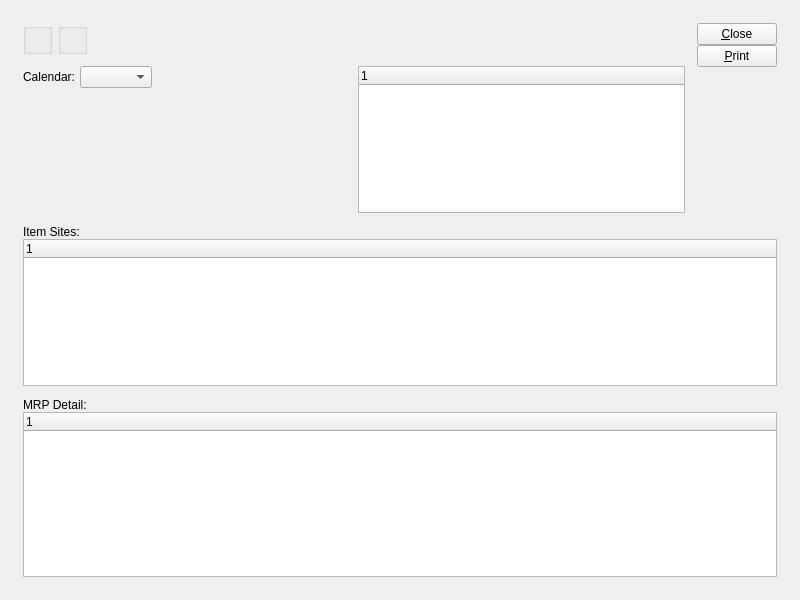
<?xml version="1.0" encoding="UTF-8"?>
<ui version="4.0">
 <comment>This file is part of the xTuple ERP: PostBooks Edition, a free and
open source Enterprise Resource Planning software suite,
Copyright (c) 1999-2011 by OpenMFG LLC, d/b/a xTuple.
It is licensed to you under the Common Public Attribution License
version 1.0, the full text of which (including xTuple-specific Exhibits)
is available at www.xtuple.com/CPAL.  By using this software, you agree
to be bound by its terms.</comment>
 <class>dspMRPDetail</class>
 <widget class="QWidget" name="dspMRPDetail">
  <property name="geometry">
   <rect>
    <x>0</x>
    <y>0</y>
    <width>800</width>
    <height>600</height>
   </rect>
  </property>
  <property name="windowTitle">
   <string>MRP Detail</string>
  </property>
  <layout class="QGridLayout" name="gridLayout_2">
   <item row="0" column="0">
    <layout class="QGridLayout" name="gridLayout">
     <property name="margin">
      <number>12</number>
     </property>
     <property name="spacing">
      <number>12</number>
     </property>
     <item row="0" column="0">
      <layout class="QHBoxLayout" name="horizontalLayout">
       <item>
        <widget class="WarehouseGroup" name="_warehouse">
         <property name="title">
          <string/>
         </property>
         <property name="fixedSize">
          <bool>false</bool>
         </property>
        </widget>
       </item>
       <item>
        <widget class="ParameterGroup" name="_plannerCode">
         <property name="title">
          <string/>
         </property>
         <property name="fixedSize">
          <bool>false</bool>
         </property>
        </widget>
       </item>
       <item>
        <spacer name="horizontalSpacer">
         <property name="orientation">
          <enum>Qt::Horizontal</enum>
         </property>
         <property name="sizeHint" stdset="0">
          <size>
           <width>0</width>
           <height>20</height>
          </size>
         </property>
        </spacer>
       </item>
      </layout>
     </item>
     <item row="0" column="1" rowspan="2">
      <layout class="QVBoxLayout">
       <property name="spacing">
        <number>0</number>
       </property>
       <item>
        <layout class="QVBoxLayout">
         <property name="spacing">
          <number>0</number>
         </property>
         <item>
          <widget class="QPushButton" name="_close">
           <property name="text">
            <string>&amp;Close</string>
           </property>
          </widget>
         </item>
         <item>
          <widget class="QPushButton" name="_print">
           <property name="text">
            <string>&amp;Print</string>
           </property>
          </widget>
         </item>
        </layout>
       </item>
       <item>
        <spacer name="Spacer36">
         <property name="orientation">
          <enum>Qt::Vertical</enum>
         </property>
         <property name="sizeType">
          <enum>QSizePolicy::Expanding</enum>
         </property>
         <property name="sizeHint" stdset="0">
          <size>
           <width>20</width>
           <height>0</height>
          </size>
         </property>
        </spacer>
       </item>
      </layout>
     </item>
     <item row="1" column="0">
      <layout class="QHBoxLayout">
       <property name="spacing">
        <number>7</number>
       </property>
       <item>
        <layout class="QVBoxLayout">
         <property name="spacing">
          <number>0</number>
         </property>
         <item>
          <layout class="QHBoxLayout">
           <property name="spacing">
            <number>5</number>
           </property>
           <item>
            <widget class="QLabel" name="_calendarLit">
             <property name="text">
              <string>Calendar:</string>
             </property>
             <property name="alignment">
              <set>Qt::AlignRight|Qt::AlignTrailing|Qt::AlignVCenter</set>
             </property>
            </widget>
           </item>
           <item>
            <widget class="CalendarComboBox" name="_calendar"/>
           </item>
           <item>
            <spacer name="horizontalSpacer_2">
             <property name="orientation">
              <enum>Qt::Horizontal</enum>
             </property>
             <property name="sizeHint" stdset="0">
              <size>
               <width>0</width>
               <height>20</height>
              </size>
             </property>
            </spacer>
           </item>
          </layout>
         </item>
         <item>
          <spacer name="Spacer5_2">
           <property name="orientation">
            <enum>Qt::Vertical</enum>
           </property>
           <property name="sizeType">
            <enum>QSizePolicy::MinimumExpanding</enum>
           </property>
           <property name="sizeHint" stdset="0">
            <size>
             <width>20</width>
             <height>20</height>
            </size>
           </property>
          </spacer>
         </item>
        </layout>
       </item>
       <item>
        <widget class="PeriodsListView" name="_periods"/>
       </item>
      </layout>
     </item>
     <item row="2" column="0" colspan="2">
      <layout class="QVBoxLayout">
       <property name="spacing">
        <number>0</number>
       </property>
       <item>
        <widget class="QLabel" name="_itemSitesLit">
         <property name="text">
          <string>Item Sites:</string>
         </property>
        </widget>
       </item>
       <item>
        <widget class="XTreeWidget" name="_itemsite">
         <property name="sizePolicy">
          <sizepolicy hsizetype="Expanding" vsizetype="Expanding">
           <horstretch>0</horstretch>
           <verstretch>0</verstretch>
          </sizepolicy>
         </property>
         <property name="minimumSize">
          <size>
           <width>0</width>
           <height>100</height>
          </size>
         </property>
        </widget>
       </item>
      </layout>
     </item>
     <item row="3" column="0" colspan="2">
      <layout class="QVBoxLayout">
       <property name="spacing">
        <number>0</number>
       </property>
       <item>
        <widget class="QLabel" name="_mrpLit">
         <property name="text">
          <string>MRP Detail:</string>
         </property>
        </widget>
       </item>
       <item>
        <widget class="XTreeWidget" name="_mrp">
         <property name="sizePolicy">
          <sizepolicy hsizetype="Expanding" vsizetype="Preferred">
           <horstretch>0</horstretch>
           <verstretch>0</verstretch>
          </sizepolicy>
         </property>
         <property name="minimumSize">
          <size>
           <width>0</width>
           <height>165</height>
          </size>
         </property>
        </widget>
       </item>
      </layout>
     </item>
    </layout>
   </item>
  </layout>
 </widget>
 <layoutdefault spacing="6" margin="11"/>
 <pixmapfunction>qPixmapFromMimeSource</pixmapfunction>
 <customwidgets>
  <customwidget>
   <class>CalendarComboBox</class>
   <extends>XComboBox</extends>
   <header>calendarTools.h</header>
  </customwidget>
  <customwidget>
   <class>ParameterGroup</class>
   <extends>QGroupBox</extends>
   <header>parametergroup.h</header>
  </customwidget>
  <customwidget>
   <class>PeriodsListView</class>
   <extends>XTreeWidget</extends>
   <header>calendarTools.h</header>
  </customwidget>
  <customwidget>
   <class>WarehouseGroup</class>
   <extends>QGroupBox</extends>
   <header>warehousegroup.h</header>
  </customwidget>
  <customwidget>
   <class>XComboBox</class>
   <extends>QComboBox</extends>
   <header>xcombobox.h</header>
  </customwidget>
  <customwidget>
   <class>XTreeWidget</class>
   <extends>QTreeWidget</extends>
   <header>xtreewidget.h</header>
  </customwidget>
 </customwidgets>
 <tabstops>
  <tabstop>_warehouse</tabstop>
  <tabstop>_plannerCode</tabstop>
  <tabstop>_periods</tabstop>
  <tabstop>_itemsite</tabstop>
  <tabstop>_mrp</tabstop>
  <tabstop>_print</tabstop>
  <tabstop>_close</tabstop>
 </tabstops>
 <includes>
  <include location="global">parameter.h</include>
  <include location="global">calendarTools.h</include>
 </includes>
 <resources/>
 <connections>
  <connection>
   <sender>_close</sender>
   <signal>clicked()</signal>
   <receiver>dspMRPDetail</receiver>
   <slot>close()</slot>
   <hints>
    <hint type="sourcelabel">
     <x>20</x>
     <y>20</y>
    </hint>
    <hint type="destinationlabel">
     <x>20</x>
     <y>20</y>
    </hint>
   </hints>
  </connection>
  <connection>
   <sender>_calendar</sender>
   <signal>newCalendarId(int)</signal>
   <receiver>_periods</receiver>
   <slot>populate(int)</slot>
   <hints>
    <hint type="sourcelabel">
     <x>142</x>
     <y>135</y>
    </hint>
    <hint type="destinationlabel">
     <x>522</x>
     <y>181</y>
    </hint>
   </hints>
  </connection>
  <connection>
   <sender>_calendar</sender>
   <signal>select(ParameterList&amp;)</signal>
   <receiver>_periods</receiver>
   <slot>load(ParameterList&amp;)</slot>
   <hints>
    <hint type="sourcelabel">
     <x>142</x>
     <y>135</y>
    </hint>
    <hint type="destinationlabel">
     <x>522</x>
     <y>181</y>
    </hint>
   </hints>
  </connection>
 </connections>
</ui>
